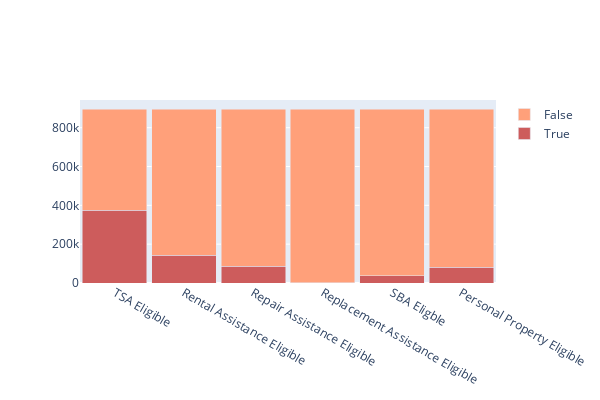

Source (notebook cell):
### Markdown cell above
### Visualize columns related to Eligibility

### Code cell
fig = go.Figure(data=[go.Bar(x=['TSA Eligible',  'Rental Assistance Eligible', 'Repair Assistance Eligible', 'Replacement Assistance Eligible', 'SBA Eligble', 'Personal Property Eligible'], 
                              y =[femaDf['tsaEligible'].sum(),
                                  femaDf['rentalAssistanceEligible'].sum(), 
                                  femaDf['repairAssistanceEligible'].sum(),
                                  femaDf['replacementAssistanceEligible'].sum(),
                                  femaDf['sbaEligible'].sum(),
                                  femaDf['personalPropertyEligible'].sum()], 
                                  name='True', marker_color='indianred'),
                       go.Bar(x=['TSA Eligible',  'Rental Assistance Eligible', 'Repair Assistance Eligible', 'Replacement Assistance Eligible', 'SBA Eligble', 'Personal Property Eligible'], 
                              y =[(~femaDf['tsaEligible']).sum(),
                                  (~femaDf['rentalAssistanceEligible']).sum(), 
                                  (~femaDf['repairAssistanceEligible']).sum(),
                                  (~femaDf['replacementAssistanceEligible']).sum(),
                                  (~femaDf['sbaEligible']).sum(),
                                  (~femaDf['personalPropertyEligible']).sum()], 
                                  name='False', marker_color='lightsalmon')])
fig.update_layout(barmode='stack',   bargap=0.07, width=600, height=400)

### Figure 1 — Plotly figure (JSON) as saved in the notebook; plotly's stock layout.template omitted (floating-point values rounded to 4 significant figures)
{"data": [{"marker": {"color": "indianred"}, "name": "True", "type": "bar", "x": ["TSA Eligible", "Rental Assistance Eligible", "Repair Assistance Eligible", "Replacement Assistance Eligible", "SBA Eligble", "Personal Property Eligible"], "y": [374776, 143510, 87308, 436, 38475, 80990]}, {"marker": {"color": "lightsalmon"}, "name": "False", "type": "bar", "x": ["TSA Eligible", "Rental Assistance Eligible", "Repair Assistance Eligible", "Replacement Assistance Eligible", "SBA Eligble", "Personal Property Eligible"], "y": [520736, 752002, 808204, 895076, 857037, 814522]}], "layout": {"bargap": 0.07, "barmode": "stack", "height": 400, "width": 600}}
